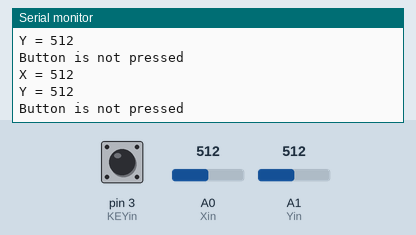
This sketch was run on a simulated Arduino Uno, built with avr-gcc and run on an emulated ATmega328P. On the bench: the last lines printed to the serial monitor. Inputs (shaded band) come from the test bench; at power-on: pin 3 (KEYin) HIGH, A0 (Xin) = 512, A1 (Yin) = 512.

Above: at 1.3 s.
1.4 s: pin 3 (KEYin) pulled LOW for 0.6 s
At 1.81 s:
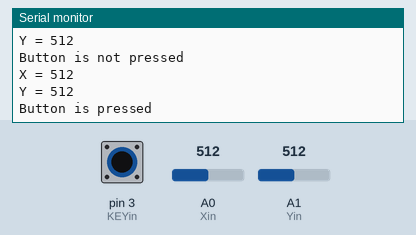
3.5 s: A0 (Xin) set to 716
At 3.81 s:
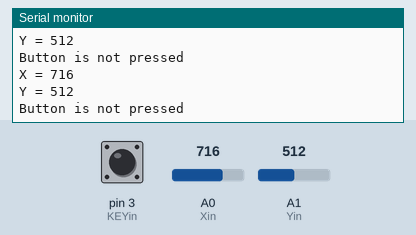
5.0 s: A1 (Yin) set to 716
At 5.32 s:
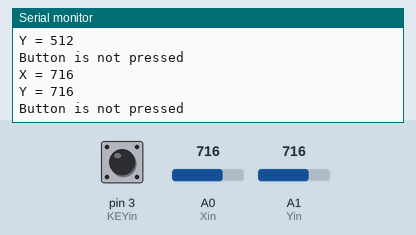
6.5 s: A0 (Xin) set to 900
At 6.82 s:
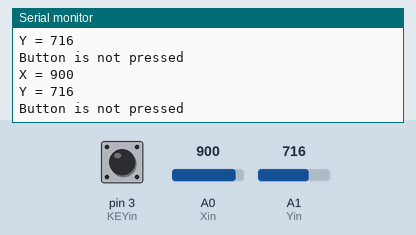
8.0 s: A1 (Yin) set to 900
At 8.32 s:
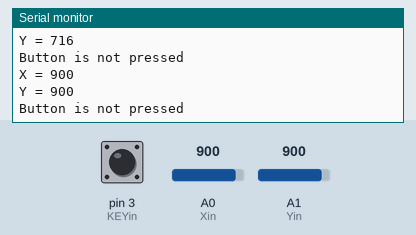
Timing chart, 0 to 10.5 s (numbered marks = the images above; inputs shaded):
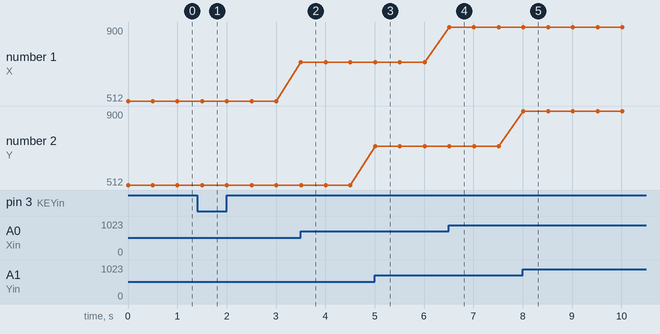

The sketch:

15_joystick_cntl.ino
```cpp
const int Xin = A0;
const int Yin = A1;
const int KEYin = 3;

void setup() {
  pinMode(KEYin, INPUT_PULLUP);
  Serial.begin(115200);
}

void loop() {
  int xVal = analogRead(Xin);
  int yVal = analogRead(Yin);
  int buttonVal = digitalRead(KEYin);

  Serial.print("X = ");
  Serial.println(xVal, DEC);

  Serial.print("Y = ");
  Serial.println(yVal, DEC);

  Serial.print("Button is ");

  if (buttonVal == HIGH) {
    Serial.println("not pressed");
  }
  else {
    Serial.println("pressed");
  }

  delay(500);
}
```

Measured:
- after the input at 1.4 s, the serial monitor: prints a new line after 0.10 s (image 1)
- after the input at 3.5 s, the serial monitor: prints a new line at once (image 2)
- after the input at 5.0 s, the serial monitor: prints a new line at once (image 3)
- after the input at 6.5 s, the serial monitor: prints a new line at once (image 4)
- after the input at 8.0 s, the serial monitor: prints a new line at once (image 5)
- plotted number 1: 512 → 716 after the input at 3.5 s, 716 → 900 after the input at 6.5 s
